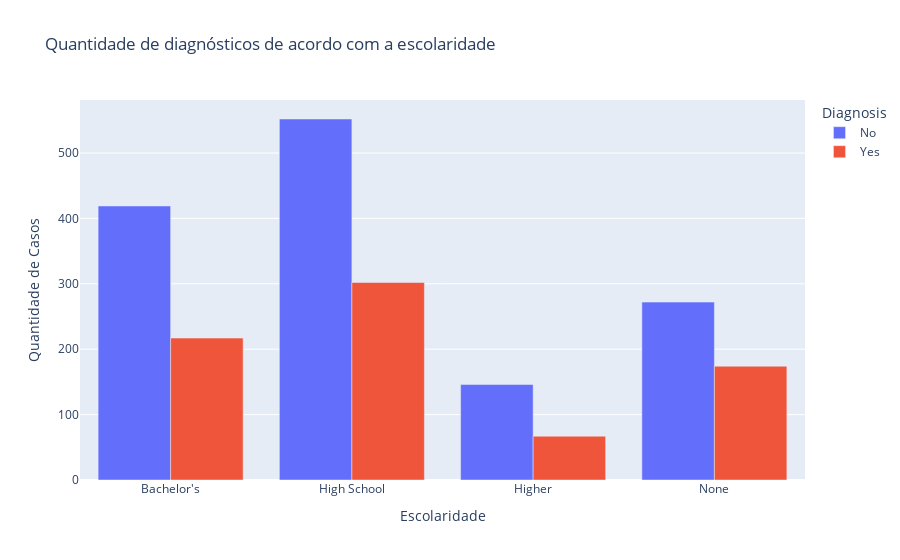

Notebook cell for this chart:
### Code cell
# Contar a frequência do diagnóstico de acordo com a escolaridade do paciente 
count_education_level_diagnosis = df.groupby(['EducationLevel', 'Diagnosis']).size().reset_index(name='Count')

# Criar o gráfico com Plotly Express
fig4 = px.bar(count_education_level_diagnosis,
             x='EducationLevel',
             y='Count',
             color='Diagnosis',
             barmode='group',
             title='Quantidade de diagnósticos de acordo com a escolaridade')

# Atualizar os eixos
fig4.update_xaxes(title='Escolaridade')
fig4.update_yaxes(title='Quantidade de Casos')

# Mostrar o gráfico
fig4.show()

### Figure 1 — Plotly figure (JSON) as saved in the notebook; plotly's stock layout.template omitted (floating-point values rounded to 4 significant figures)
{"data": [{"alignmentgroup": "True", "hovertemplate": "Diagnosis=No<br>EducationLevel=%{x}<br>Count=%{y}<extra></extra>", "legendgroup": "No", "marker": {"color": "#636efa", "pattern": {"shape": ""}}, "name": "No", "offsetgroup": "No", "orientation": "v", "showlegend": true, "textposition": "auto", "type": "bar", "x": ["Bachelor's", "High School", "Higher", "None"], "xaxis": "x", "y": [419, 552, 146, 272], "yaxis": "y"}, {"alignmentgroup": "True", "hovertemplate": "Diagnosis=Yes<br>EducationLevel=%{x}<br>Count=%{y}<extra></extra>", "legendgroup": "Yes", "marker": {"color": "#EF553B", "pattern": {"shape": ""}}, "name": "Yes", "offsetgroup": "Yes", "orientation": "v", "showlegend": true, "textposition": "auto", "type": "bar", "x": ["Bachelor's", "High School", "Higher", "None"], "xaxis": "x", "y": [217, 302, 67, 174], "yaxis": "y"}], "layout": {"barmode": "group", "legend": {"title": {"text": "Diagnosis"}, "tracegroupgap": 0}, "title": {"text": "Quantidade de diagnósticos de acordo com a escolaridade"}, "xaxis": {"anchor": "y", "domain": [0, 1], "title": {"text": "Escolaridade"}}, "yaxis": {"anchor": "x", "domain": [0, 1], "title": {"text": "Quantidade de Casos"}}}}
